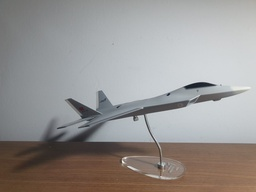
#> input picture images/plane.jpeg, 256 x 192 px, shrunk from 1600 x 1200 before the run
$ jupyter execute image_matching_har.ipynb
#> lines starting #> are read from the running program, lines starting #| are printed output that depends on the picture; long printed decimals are rounded
### harris.py
import numpy as np

def harris(img : np.ndarray, k : int, window_size : int):
  """Calculates Harris Corner Detection array for every element (pixel) in the given ndarray (image)

  Harris Detector: R = det(H) - k(trace(H))**2

  where trace(H) = eigval_1 + eigval_2
  and det(H) = eigval_1 * eigval_2

  the eigenvalues are of H's eigenvalues.

  Parameters
  ----------
  img : ndarray
    Image to get its corners calculated

  k : int
    k value to weight the trace

  Returns
  -------
  output : ndarray
    R values of the pixels
  """
  # initialize output array and offset
  output = np.zeros(img.shape)
  offset = int(window_size / 2)

  # calculate the max range of the pixels
  y_range, x_range = img.shape
  y_range -= offset
  x_range -= offset

  # calculate the gradient of all pixels
  dy, dx = np.gradient(img)
  Ixx = dx * dx
  Ixy = dx * dy
  Iyy = dy * dy

  for y in range(offset, y_range):
    for x in range(offset, x_range):

      # limits of the window
      y_start = y - offset
      x_start = x - offset
      y_end = y + offset + 1
      x_end = x + offset + 1

      # calculate values of H, which is [[I_xx, I_xy], [I_yx, I_yy]]
      i_xx = Ixx[y_start : y_end, x_start : x_end]
      i_xy = Ixy[y_start : y_end, x_start : x_end]
      i_yy = Iyy[y_start : y_end, x_start : x_end]

      # summation to find the intensities
      s_xx = np.sum(i_xx)
      s_xy = np.sum(i_xy)
      s_yy = np.sum(i_yy)

      # compute determinant and trace of H
      det = (s_xx * s_yy) - (s_xy * s_xy)
      trace = s_xx + s_yy

      # put the R value of the pixel
      output[y,x] = det - k * trace**2

  return output

### matching.py
from harris import harris
from susan import susan
import numpy as np
import cv2
from hu_moments import hu
import pandas as pd
import matplotlib.pyplot as plt

# [18 lines left out: function get_one_image, not called in this run]

# yalnizca gercek erkeklerin belli oldugu yer
def getInvariantMoments(img):
    moments = cv2.moments(img)
    huMoments = cv2.HuMoments(moments)
    for i in range(0,7):
        huMoments[i] = -1* np.copysign(1.0, huMoments[i]) * np.log10(abs(huMoments[i]))
    return huMoments

# [5 lines left out: function match, not called in this run]

def get_feature_hus(img, params=[0.07, 5]):
  har = harris(img, *params)
  h1 = np.where(har > 0.01 * har.max())
  #har = susan(img, 3, 27, 14.5)
  #h1 = np.where(har != 0)

  rows = []
  cols = []
  hus = []
  for i in range(len(h1[0])):
      row = h1[0][i]
      col = h1[1][i]
      if row - 10 < 0 or row + 11 >= img.shape[0] or col - 10 < 0 or col + 11 >= img.shape[1]:
          continue
      sub_img = img[row - 10: row + 11,col - 10: col + 11]
      hu1 = getInvariantMoments(sub_img)

      rows.append(row)
      cols.append(col)
      hus.append(hu1)
  data = {
      'rows': rows,
      'cols': cols,
      'hus': hus
  }
  return pd.DataFrame(data)

# [60 lines left out: function imp_match, not called in this run]

### image_matching_har.ipynb
[cell 1]
import numpy as np
from PIL import Image
import cv2
from typing import Literal
from datetime import datetime
import pandas as pd

from harris import harris
from susan import susan
from matching import imp_match, get_feature_hus

[cell 2]
img1 = cv2.imread('images/plane.jpeg',cv2.IMREAD_GRAYSCALE)
#> img1: shape (192, 256); min 25, max 249, mean 148.3
img2 = cv2.imread('images/plane_90deg.jpeg',cv2.IMREAD_GRAYSCALE)
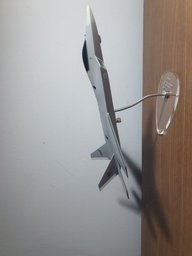
#> input picture images/plane_90deg.jpeg, 192 x 256 px, shrunk from 1200 x 1600 before the run
#> img2: shape (256, 192); min 25, max 251, mean 148.3

[cell 3]
hu1 = get_feature_hus(img1)
#> after the loop in harris, `for y in range(offset, y_range):`:
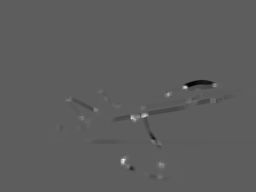
#> output: shape (192, 256) float64; min -322050021.7, max 551967038.6, mean -861498.4; drawn with min black and max white
#> in get_feature_hus, `h1 = np.where(har > 0.01 * har.max())`: h1 = 956 positions, rows 83 to 179, columns 56 to 219
#> the loop in get_feature_hus, `for i in range(len(h1[0])):` made 956 passes
#> (row, col, hu1) on passes 1 to 3: (83, 214, [3.05, 9.3, 11.3, 11.35, -23.22, -16.15, -22.7]), (83, 215, [3.06, 9.52, 11.36, 11.44, -23.46, -16.34, -22.86]), (83, 216, [3.06, 9.82, 11.43, 11.54, -23.78, -16.57, -23.04])
#> after the loop in get_feature_hus, `for i in range(len(h1[0])):`:
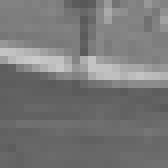
#> sub_img: shape (21, 21) (shown 8 times larger); min 87, max 201, mean 119.4
#> after the loop in get_feature_hus, `for i in range(len(h1[0])):`: cols = 956 values, max 219 at index 11, min 56 at index 607, mean 136.5; hus = 956 items; rows = 956 values from 83 to 179
#> hu1 = table of 956 rows and 3 columns
hu2 = get_feature_hus(img2)
#> call 2 of harris, with k = 0.07, window_size = 5
#> in harris (call 2), `dy, dx = np.gradient(img)`:
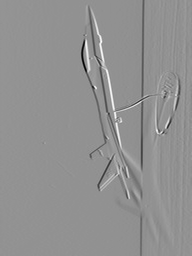
#> dx: shape (256, 192) float64; min -97, max 72.5, mean -0.3; drawn with min black and max white
#> in harris (call 2), `Iyy = dy * dy`:
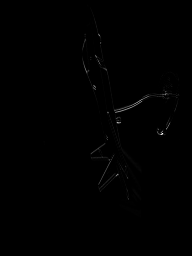
#> Iyy: shape (256, 192) float64; min 0, max 7744, mean 21; drawn with min black and max white
#> after the loop in harris (call 2), `for y in range(offset, y_range):`:
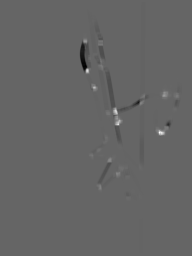
#> output: shape (256, 192) float64; min -332402808.5, max 502917164.3, mean -887383; drawn with min black and max white
#> in get_feature_hus (call 2), `h1 = np.where(har > 0.01 * har.max())`: h1 = 976 positions, rows 35 to 200, columns 83 to 179
#> the loop in get_feature_hus (call 2), `for i in range(len(h1[0])):` made 976 passes
#> (row, col, hu1) on passes 1 to 3: (35, 84, [3.08, 9.36, 11.79, 11.86, 24.01, -16.85, -23.75]), (35, 85, [3.07, 9.06, 11.73, 11.72, 23.68, -16.49, -23.53]), (36, 84, [3.07, 9.57, 11.7, 11.77, 24.01, -16.99, -23.53])
#> after the loop in get_feature_hus (call 2), `for i in range(len(h1[0])):`:
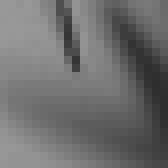
#> sub_img: shape (21, 21) (shown 8 times larger); min 45, max 153, mean 109.7
#> after the loop in get_feature_hus (call 2), `for i in range(len(h1[0])):`: cols = 976 values, max 179 at index 297, min 83 at index 4, mean 124.8; hus = 976 items; rows = 976 values from 35 to 200
#> hu2 = table of 976 rows and 3 columns

[cell 4]
indices1 = []
indices2 = []
hu1s = []
hu2s = []
ratios = np.zeros(hu1['hus'].shape)
#> ratios = 956 values from 0 to 0

for i, hus1 in enumerate(hu1['hus']):
    distances = np.zeros(hu2['hus'].shape)
    for k, hus2 in enumerate(hu2['hus']):
        distances[k] = np.linalg.norm(hus2 - hus1)
    min_index = np.argmin(distances)
    min_val = np.min(distances)
    distances[min_index] = np.inf
    second_min_index = np.argmin(distances)
    second_min_val = np.min(distances)

    ratios[i] = min_val / second_min_val

    indices1.append([hu1['rows'][i], hu1['cols'][i]])
    indices2.append([hu2['rows'][min_index], hu2['cols'][min_index]])
    hu1s.append(hus1)
    hu2s.append(min_val)
#> this loop made 956 passes
#> (hus1, min_index, min_val, second_min_index, second_min_val) on passes 1 to 3: ([3.05, 9.3, 11.3, 11.35, -23.22, -16.15, -22.7], 28, 0.00852, 18, 0.434), ([3.06, 9.52, 11.36, 11.44, -23.46, -16.34, -22.86], 18, 0.00999, 28, 0.419), ([3.06, 9.82, 11.43, 11.54, -23.78, -16.57, -23.04], 13, 0.0131, 18, 0.532)

[cell 5]
df = pd.DataFrame({
    'index1': indices1,
    'index2': indices2,
    'hu1s': hu1s,
    'hu2s': hu2s,
    'ratios': ratios
})
print(df)
#> (printed output is left out)
#| 0.1304

[cell 6]
def get_one_image(img_list):
    max_width = 0
    total_height = 200  # padding
    for img in img_list:
        if img.shape[1] > max_width:
            max_width = img.shape[1]
        total_height += img.shape[0]
#> this loop made 2 passes

    # create a new array with a size large enough to contain all the images
    final_image = np.zeros((total_height, max_width), dtype=np.uint8)

    current_y = 0  # keep track of where your current image was last placed in the y coordinate
    for image in img_list:
        # add an image to the final array and increment the y coordinate
        image = np.hstack((image, np.zeros((image.shape[0], max_width - image.shape[1]))))
        final_image[current_y:current_y + image.shape[0], :] = image
        current_y += image.shape[0]
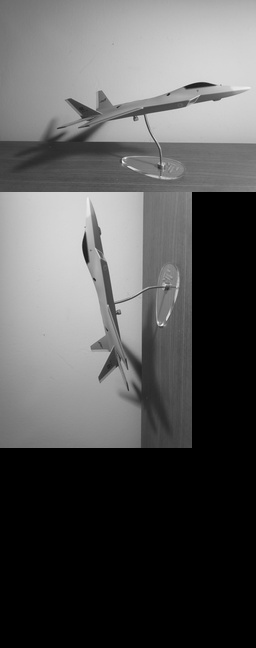
#> final_image: shape (648, 256); min 0, max 251, mean 87.9
    return final_image

[cell 7]
mean = np.mean(df['ratios'][df['ratios'] > -np.inf])
if np.isnan(mean):
    mean = 0
print(mean)
goods = df[df['ratios'] < (mean) ]
first_ind = goods['index1']
second_ind = goods['index2']

output = get_one_image([img1,img2])
offset = img1.shape[0]
print(offset)
#| 192

[cell 8]
import matplotlib.pyplot as plt
img = output[:,:]
img = cv2.cvtColor(img, cv2.COLOR_GRAY2RGB)
for i, ind1 in enumerate(first_ind):
    try:
        r = np.random.randint(255)
        g = np.random.randint(255)
        b = np.random.randint(255)
        img = cv2.line(img, (first_ind[i][1], first_ind[i][0]), (second_ind[i][1], second_ind[i][0] + offset), (r,g,b), 1)
    except KeyError:
        continue
#> this loop made 726 passes
#> ind1 on passes 1 to 3: [83, 214], [83, 215], [83, 216]
#> pass 1, `img = cv2.line(img, (first_ind[i][1], first_ind[i][0]), (second_ind[i]..`:
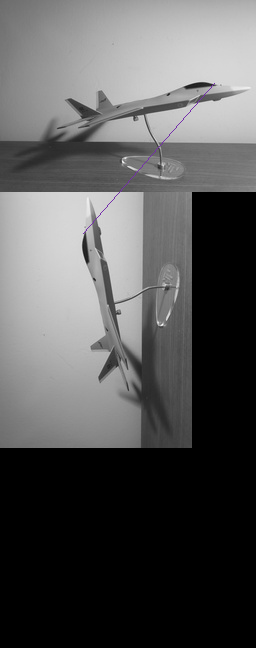
#> img: shape (648, 256, 3); mean B, G, R 87.9, 87.8, 87.8
#> after the loop:
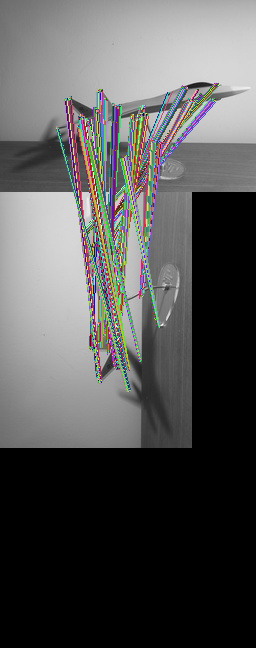
#> img: shape (648, 256, 3); mean B, G, R 85.8, 86.3, 86.6
#img = cv2.line(img, (0,0), (1600, 60), (0,0,0), 10)
plt.rcParams['figure.figsize'] = [70, 35]
plt.imshow(img)
